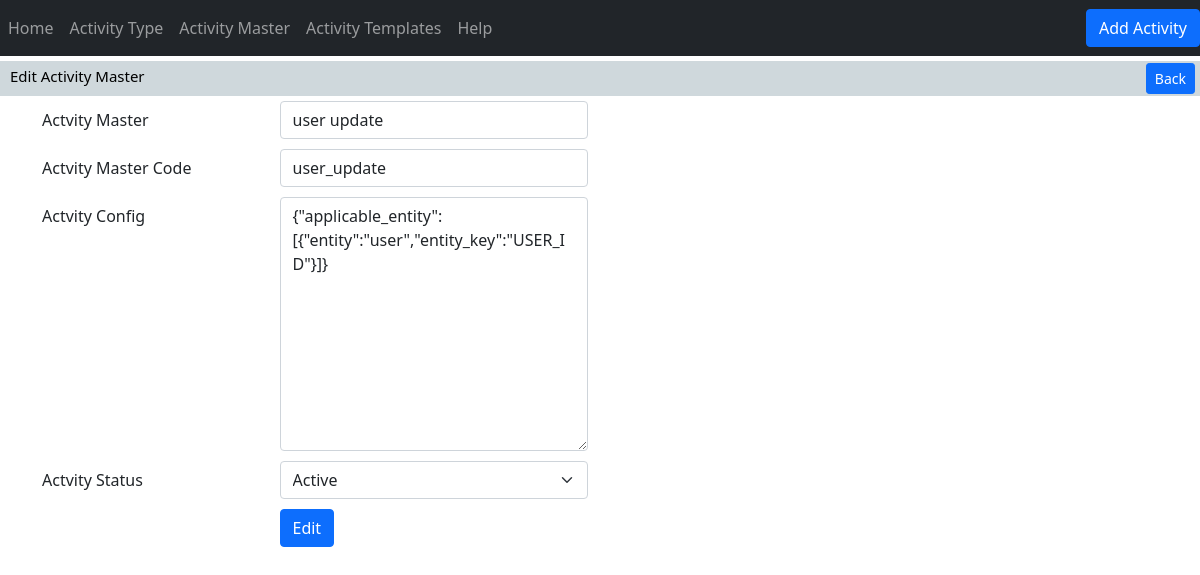
/activityMaster/edit/2/, run on an earlier commit of the app's database.
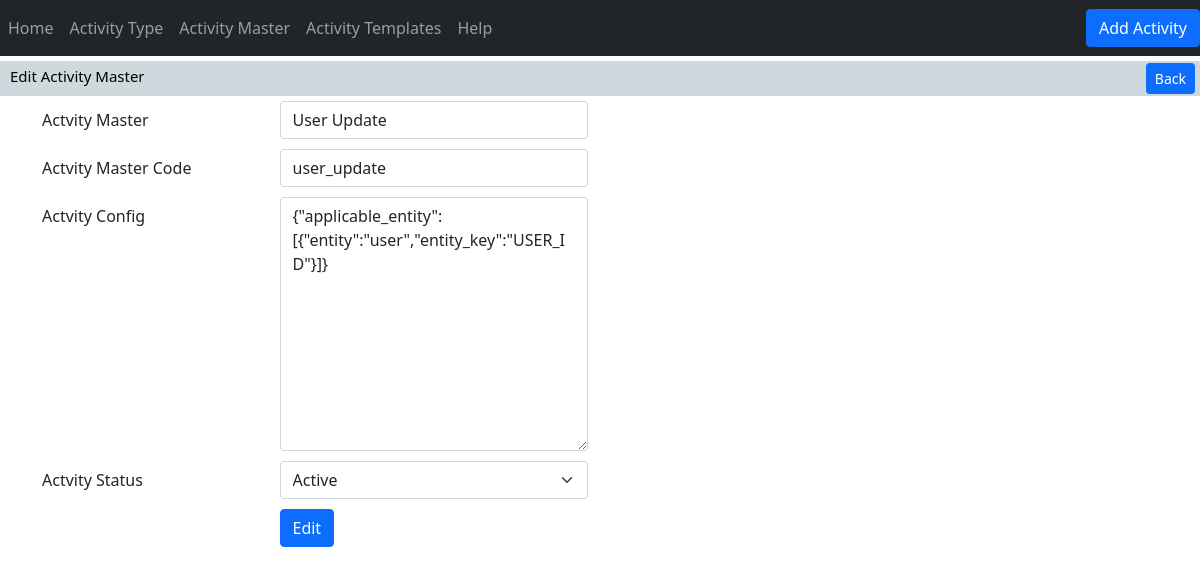
And on a later commit of the database.
### activity/models.py (models this page shows, shortened)
class activityMaster(models.Model):
    ACTIVITY_MASTER_STATUS = (
        ("Active","Active"),
        ("Inactive","Inactive")
    )
    iActivityMasterId   = models.AutoField(primary_key=True)
    cActivityMasterName = models.CharField(max_length=256,null=False)
    cActivityMasterCode = models.CharField(max_length=256,null=False,unique=True)
    tActivityConfig     = models.TextField(max_length=256,null=False,default='')
    eStatus             = models.CharField(max_length=256,null=False,choices=ACTIVITY_MASTER_STATUS)
    dAddedDate          = models.DateField(null=True)
    dUpdatedDate        = models.DateField(null=True)

### activity/views.py (the view)
# urls.py: path('activityMaster/edit/<int:pk>/', views.activityMasterFormView, name='activityMasterEdit'),
def activityMasterFormView(request,pk=None):
    instance = get_object_or_404(activityMaster, pk=pk) if pk else None
    if request.method == 'POST':
        activityMasterName = request.POST.get('inputActivityMasterName')
        activityMasterCode = request.POST.get('inputActivityMasterCode')
        activityConfig     = request.POST.get('inputActivityConfig')
        status             = request.POST.get('inputActivityMasterStatus')
        POST_DATA                           = request.POST.copy()
        POST_DATA['cActivityMasterName']    = activityMasterName
        POST_DATA['cActivityMasterCode']    = activityMasterCode.strip()
        POST_DATA['tActivityConfig']        = activityConfig
        POST_DATA['eStatus']                = status
        if instance==None:
            POST_DATA['dAddedDate']         = timezone.now().date()
        POST_DATA['dUpdatedDate']           = timezone.now().date()
        try:
            form = ActivityMasterForm(POST_DATA, instance=instance)
            if form.is_valid():
                form.save()
                return redirect('activityMaster')  # Redirect to a list or success page
            else:
                return HttpResponse("Somthing Went Wrong!!")
        except Exception as e:
            return HttpResponse("Somthing went wrong!!",e)
    else:
        form = ActivityMasterForm(instance=instance)
    return render(request, 'activity/activity_master_form.html', {'form': form, 'instance': instance})

### activity/form.py
class ActivityMasterForm(ModelForm):
    class Meta:
        model = activityMaster
        fields = '__all__'

### activity/templates/activity/activity_master_form.html (shortened to what this page needs)
{% extends 'activity/main.html'%}
{%block content%}
<div class="row">
    <div class="col-12">
        <div class="page-strip">
            <div class="strip-left">
                <div class="strip-title"> {% if instance %}Edit{% else %}Add{% endif %}  Activity Master</div>
            </div>
            <div class="strip-right">
                <div class="back-button">
                    <a href="{% url 'activityMaster'%}" class="btn btn-primary btn-sm strip-button">Back</a>
                </div>
            </div>
        </div>
    </div>
</div>
<div class="container">
    <div class="row">
        <div class="col">
            <form action="{% if instance %}{% url 'activityTypeEdit' pk=instance.pk %}{% else %}{% url 'activityTypeAdd' %}{% endif %}" method="post">
                <div class="form-group row">
                    <label for="inputActivityMasterName" class="col-sm-5 col-form-label" >Actvity Master</label>
                    <div class="col-sm-7">
                        <input type="text" class="form-control" id="inputActivityMasterName" aria-describedby="activityMasterNameHelp"
                        placeholder="" name="inputActivityMasterName" value="{{ instance.cActivityMasterName|default:'' }}">
                    </div>
                </div>
                <div class="form-group row">
                    <label for="inputActivityMasterCode" class="col-sm-5 col-form-label" >Actvity Master Code</label>
                    <div class="col-sm-7">
                        <input type="text" class="form-control" id="inputActivityMasterCode" aria-describedby="activityMasterCodeHelp"
                        placeholder="" name="inputActivityMasterCode" value="{{ instance.cActivityMasterCode|default:'' }}">
                    </div>
                </div>
                <div class="form-group row">
                    <label for="inputActivityConfig" class="col-sm-5 col-form-label" >Actvity Config</label>
                    <div class="col-sm-7">
                        <textarea class="form-control" id="inputActivityConfig" aria-describedby="activityConfigHelp"
                        placeholder="" name="inputActivityConfig" cols="20" rows="10">{{ instance.tActivityConfig|default:'' }}</textarea>
                    </div>
                </div>
                <div class="form-group row">
                    <label for="inputActivityMasterStatus" class="col-sm-5 col-form-label" >Actvity Status</label>
                    <div class="col-sm-7">
                        <select class="form-select" id="inputActivityMasterStatus" aria-describedby="activityMasterStatusHelp" placeholder="" name="inputActivityMasterStatus" >
                            <option value="Active"  {% if instance and instance.eStatus == "Active" %}selected{% endif %}>Active</option>
                        </select>
                    </div>
                </div>
                <div class="form-group row">
                    <div class="col-sm-5"></div>
                    <div class="col-sm-7">
                      <button type="submit" class="btn btn-primary">{% if instance %}Edit{% else %}Add{% endif %}</button>
                    </div>
                  </div>
            </form>
        </div>
        <div class="col"></div>
    </div>
</div>
{%endblock%}

What changed in the data, as far as the page shows it:
changed activityMaster "user_update": inputActivityMasterName "user update" → "User Update"
